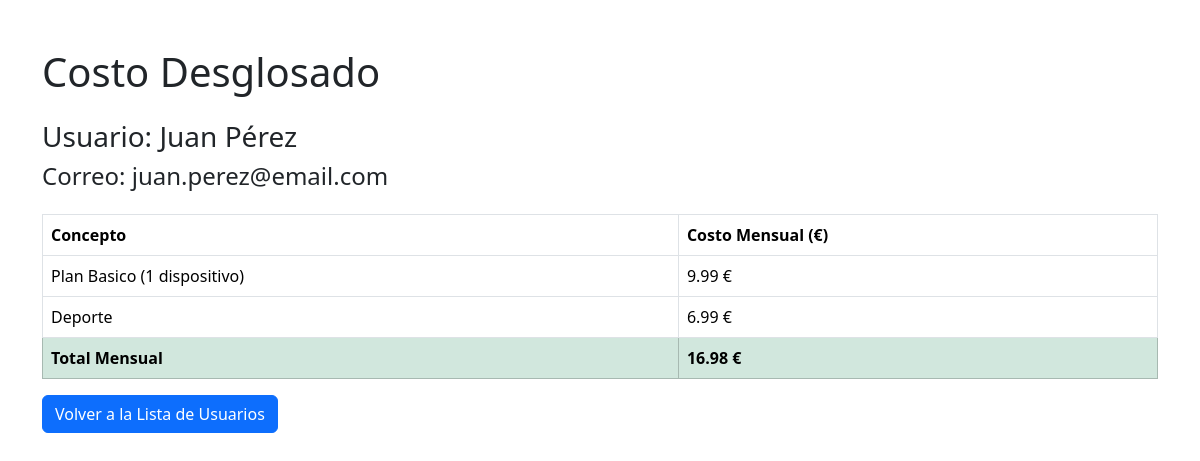
/vistas/costo_desglosado.php?id=1, run on the app's committed database.
### tables this page shows
CREATE TABLE IF NOT EXISTS usuarios (
    id_usuario INT AUTO_INCREMENT PRIMARY KEY,
    nombre VARCHAR(100) NOT NULL,
    apellidos VARCHAR(100) NOT NULL,
    correo VARCHAR(255) NOT NULL UNIQUE,
    edad INT NOT NULL,
    nombre_plan ENUM('Basico', 'Estandar', 'Premium') NOT NULL,
    duracion ENUM('Mensual', 'Anual') NOT NULL
);

CREATE TABLE IF NOT EXISTS paquetes (
    id_paquete INT AUTO_INCREMENT PRIMARY KEY,
    nombre_paquete ENUM('Deporte', 'Cine', 'Infantil') NOT NULL UNIQUE,
    precio DECIMAL(5,2) NOT NULL DEFAULT 0.00
);

### config/class_conexion.php (called while the page is built, shortened)
<?php
class Conexion {
    private $servidor = 'localhost';
    private $usuario = 'root';
    private $password = '1234';
    private $base_datos = 'StreamWeb';
    public function __construct() {
        $this->conexion = new mysqli($this->servidor, $this->usuario, $this->password, $this->base_datos);
    }
}
?>

### controlador/UsuariosController.php (called while the page is built, shortened)
<?php
require_once '../config/class_conexion.php';
require_once '../modelo/class_usuario.php';
class UsuariosController {
    private $conexion;
    public function __construct() {
        $this->conexion = new Conexion();
    }
    public function obtenerUsuarioPorId($id_usuario) {
        $usuario = new Usuario($this->conexion);
        return $usuario->obtenerUsuarioPorId($id_usuario);
    }
    public function obtenerPaquetesPorUsuario($id_usuario) {
        $conexion = $this->conexion->conexion;
        $query = "SELECT p.nombre_paquete, p.precio
                  FROM usuarios_paquetes up
                  JOIN paquetes p ON up.id_paquete = p.id_paquete
                  WHERE up.id_usuario = ?";
        $stmt = $conexion->prepare($query);
        $stmt->bind_param("i", $id_usuario);
        $stmt->execute();
        $resultado = $stmt->get_result();
        $paquetes = [];
        while ($fila = $resultado->fetch_assoc()) {
            $paquetes[] = $fila;
        }
        return $paquetes;
    }
}
?>

### modelo/class_usuario.php (called while the page is built, shortened)
<?php
require_once '../config/class_conexion.php';
class Usuario {
    private $conexion;
    public function __construct($conexion) {
        $this->conexion = $conexion->conexion;
    }
    public function obtenerUsuarioPorId($id_usuario) {
        $query = "SELECT u.*,
                         GROUP_CONCAT(p.id_paquete) AS paquetes
                  FROM usuarios u
                  LEFT JOIN usuarios_paquetes up ON u.id_usuario = up.id_usuario
                  LEFT JOIN paquetes p ON up.id_paquete = p.id_paquete
                  WHERE u.id_usuario = ?
                  GROUP BY u.id_usuario";
        $stmt = $this->conexion->prepare($query);
        $stmt->bind_param("i", $id_usuario);
        $stmt->execute();
        $result = $stmt->get_result();
        return $result->fetch_assoc();
    }
}
?>

### vistas/costo_desglosado.php (the view, shortened to what this page needs)
<?php
require_once '../controlador/UsuariosController.php';
$id_usuario = $_GET['id'];
$controller = new UsuariosController();
$usuario = $controller->obtenerUsuarioPorId($id_usuario);
$paquetes = $controller->obtenerPaquetesPorUsuario($id_usuario);
$precios_planes = [
    "Plan Basico (1 dispositivo)" => 9.99,
    "Plan Estandar (2 dispositivos)" => 13.99,
    "Plan Premium (4 dispositivos)" => 17.99
];
$precios_paquetes = [
    "Deporte" => 6.99,
    "Cine" => 7.99,
    "Infantil" => 4.99
];
$mapa_planes = [
    "Basico" => "Plan Basico (1 dispositivo)",
    "Estandar" => "Plan Estandar (2 dispositivos)",
    "Premium" => "Plan Premium (4 dispositivos)"
];
$nombre_plan_convertido = $mapa_planes[$usuario['nombre_plan']] ?? "";
$costo_plan = $precios_planes[$nombre_plan_convertido] ?? 0;
$costo_paquetes = 0;
foreach ($paquetes as $paquete) {
    $nombre_paquete = $paquete['nombre_paquete'];
    $costo_paquetes += $precios_paquetes[$nombre_paquete] ?? 0;
}
$costo_total = $costo_plan + $costo_paquetes;
?>
<!DOCTYPE html>
<html lang="es">
<head>
    <link href="https://cdn.jsdelivr.net/npm/bootstrap@5.3.3/dist/css/bootstrap.min.css" rel="stylesheet">
</head>
<body>
    <div class="container mt-5">
        <h1 class="mb-4">Costo Desglosado</h1>
        <h3>Usuario: <?php echo htmlspecialchars($usuario['nombre'] . ' ' . $usuario['apellidos']); ?></h3>
        <h4>Correo: <?php echo htmlspecialchars($usuario['correo']); ?></h4>
        <table class="table table-bordered mt-4">
            <thead>
                <tr>
                    <th>Concepto</th>
                    <th>Costo Mensual (€)</th>
                </tr>
            </thead>
            <tbody>
                <tr>
                    <td><?php echo htmlspecialchars($nombre_plan_convertido); ?></td>
                    <td><?php echo number_format($costo_plan, 2); ?> €</td>
                </tr>
                <?php if (!empty($paquetes)): ?>
                    <?php foreach ($paquetes as $paquete): ?>
                        <tr>
                            <td><?php echo htmlspecialchars($paquete['nombre_paquete']); ?></td>
                            <td><?php echo number_format($precios_paquetes[$paquete['nombre_paquete']] ?? 0, 2); ?> €</td>
                        </tr>
                    <?php endforeach; ?>
                <?php endif; ?>
                <tr class="table-success">
                    <th>Total Mensual</th>
                    <th><?php echo number_format($costo_total, 2); ?> €</th>
                </tr>
            </tbody>
        </table>
        <a href="lista_usuarios.php" class="btn btn-primary">Volver a la Lista de Usuarios</a>
    </div>
</body>
</html>

### data on the page
usuarios: nombre+apellidos "Juan Pérez", correo "juan.perez@email.com", nombre_plan "Plan Basico (1 dispositivo)", nombre_plan "9.99", nombre_plan "16.98"
paquetes: nombre_paquete "Deporte", nombre_paquete "6.99"
